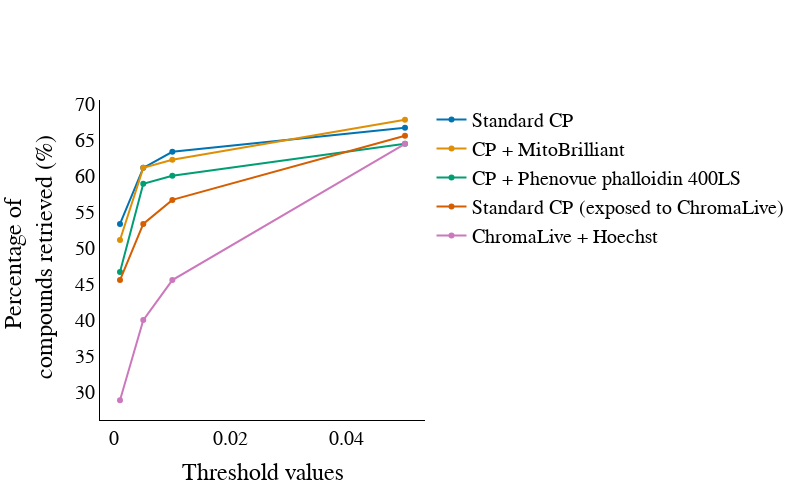

Source (notebook cell):
### Code cell
plot = go.Figure()

plot.add_trace(go.Scatter(x = combined_threshold_df.index, y = combined_threshold_df['Standard CP'],  name='Standard CP', mode='lines+markers',marker=dict(color='#0173b2')))
plot.add_trace(go.Scatter(x = combined_threshold_df.index, y = combined_threshold_df['CP + MitoBrilliant'],  name='CP + MitoBrilliant', mode='lines+markers',marker=dict(color='#de8f05')))
plot.add_trace(go.Scatter(x = combined_threshold_df.index, y = combined_threshold_df['CP + Phenovue phalloidin 400LS'],  name='CP + Phenovue phalloidin 400LS', mode='lines+markers',marker=dict(color='#029e73')))
plot.add_trace(go.Scatter(x = combined_threshold_df.index, y = combined_threshold_df['Standard CP (exposed to ChromaLive)'],  name='Standard CP (exposed to ChromaLive)', mode='lines+markers',marker=dict(color='#d55e00')))
plot.add_trace(go.Scatter(x = combined_threshold_df.index, y = combined_threshold_df['ChromaLive + Hoechst'],  name='ChromaLive + Hoechst', mode='lines+markers',marker=dict(color='#cc78bc')))

plot.update_layout(height=500,width=800, font_family='Arial', font=dict(size=20, color='Black'), xaxis_title = 'Threshold values', yaxis_title = 'Percentage of <br> compounds retrieved (%)')
plot.update_layout({'plot_bgcolor':'rgba(0,0,0,0)'})
plot.update_xaxes(linecolor='black')
plot.update_yaxes(linecolor='black')
plot.show()

### Figure 1 — Plotly figure (JSON) as saved in the notebook; plotly's stock layout.template omitted (floating-point values rounded to 4 significant figures)
{"data": [{"marker": {"color": "#0173b2"}, "mode": "lines+markers", "name": "Standard CP", "type": "scatter", "x": [0.05, 0.01, 0.005, 0.001], "y": [66.67, 63.33, 61.11, 53.33]}, {"marker": {"color": "#de8f05"}, "mode": "lines+markers", "name": "CP + MitoBrilliant", "type": "scatter", "x": [0.05, 0.01, 0.005, 0.001], "y": [67.78, 62.22, 61.11, 51.11]}, {"marker": {"color": "#029e73"}, "mode": "lines+markers", "name": "CP + Phenovue phalloidin 400LS", "type": "scatter", "x": [0.05, 0.01, 0.005, 0.001], "y": [64.44, 60, 58.89, 46.67]}, {"marker": {"color": "#d55e00"}, "mode": "lines+markers", "name": "Standard CP (exposed to ChromaLive)", "type": "scatter", "x": [0.05, 0.01, 0.005, 0.001], "y": [65.56, 56.67, 53.33, 45.56]}, {"marker": {"color": "#cc78bc"}, "mode": "lines+markers", "name": "ChromaLive + Hoechst", "type": "scatter", "x": [0.05, 0.01, 0.005, 0.001], "y": [64.44, 45.56, 40, 28.89]}], "layout": {"font": {"color": "Black", "family": "Arial", "size": 20}, "height": 500, "plot_bgcolor": "rgba(0,0,0,0)", "width": 800, "xaxis": {"linecolor": "black", "title": {"text": "Threshold values"}}, "yaxis": {"linecolor": "black", "title": {"text": "Percentage of <br> compounds retrieved (%)"}}}}
